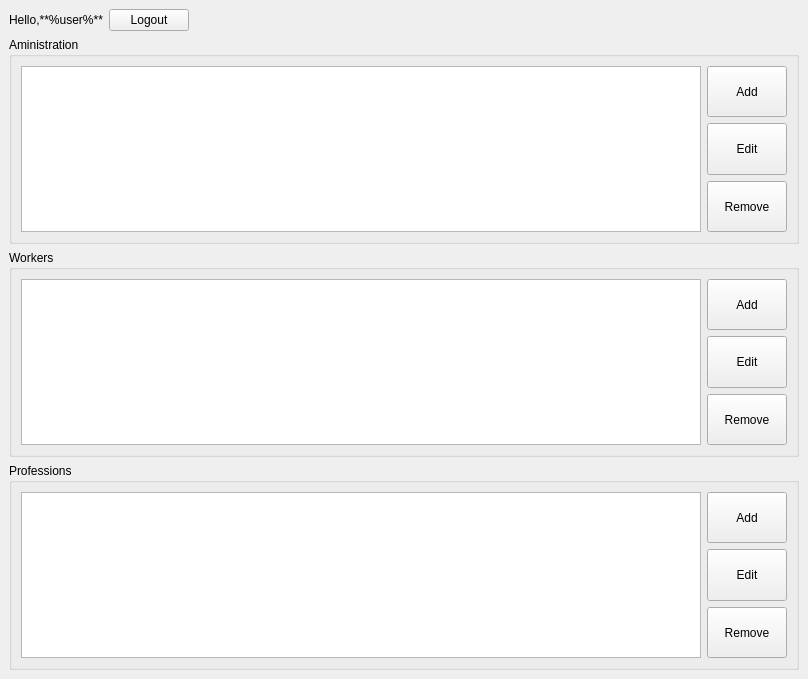
<?xml version="1.0" encoding="UTF-8"?>
<ui version="4.0">
 <class>AdministrationPanel</class>
 <widget class="QMainWindow" name="AdministrationPanel">
  <property name="geometry">
   <rect>
    <x>0</x>
    <y>0</y>
    <width>808</width>
    <height>679</height>
   </rect>
  </property>
  <property name="sizePolicy">
   <sizepolicy hsizetype="Minimum" vsizetype="Preferred">
    <horstretch>0</horstretch>
    <verstretch>0</verstretch>
   </sizepolicy>
  </property>
  <property name="minimumSize">
   <size>
    <width>808</width>
    <height>679</height>
   </size>
  </property>
  <property name="maximumSize">
   <size>
    <width>808</width>
    <height>679</height>
   </size>
  </property>
  <property name="windowTitle">
   <string>MainWindow</string>
  </property>
  <widget class="QWidget" name="centralwidget">
   <layout class="QFormLayout" name="formLayout">
    <item row="0" column="0">
     <widget class="QLabel" name="user">
      <property name="sizePolicy">
       <sizepolicy hsizetype="Maximum" vsizetype="Preferred">
        <horstretch>0</horstretch>
        <verstretch>0</verstretch>
       </sizepolicy>
      </property>
      <property name="text">
       <string>Hello,**%user%**</string>
      </property>
      <property name="textFormat">
       <enum>Qt::MarkdownText</enum>
      </property>
     </widget>
    </item>
    <item row="0" column="1">
     <widget class="QPushButton" name="btnLogout">
      <property name="sizePolicy">
       <sizepolicy hsizetype="Fixed" vsizetype="Fixed">
        <horstretch>0</horstretch>
        <verstretch>0</verstretch>
       </sizepolicy>
      </property>
      <property name="text">
       <string>Logout</string>
      </property>
     </widget>
    </item>
    <item row="1" column="0" colspan="2">
     <widget class="QGroupBox" name="administrationGroup">
      <property name="sizePolicy">
       <sizepolicy hsizetype="Preferred" vsizetype="MinimumExpanding">
        <horstretch>0</horstretch>
        <verstretch>0</verstretch>
       </sizepolicy>
      </property>
      <property name="title">
       <string>Aministration</string>
      </property>
      <layout class="QGridLayout" name="gridLayout">
       <item row="2" column="1">
        <widget class="QPushButton" name="btnRemoveAdministration">
         <property name="sizePolicy">
          <sizepolicy hsizetype="Minimum" vsizetype="Minimum">
           <horstretch>0</horstretch>
           <verstretch>0</verstretch>
          </sizepolicy>
         </property>
         <property name="text">
          <string>Remove</string>
         </property>
        </widget>
       </item>
       <item row="0" column="0" rowspan="3">
        <widget class="QTableView" name="administrationView">
         <property name="selectionMode">
          <enum>QAbstractItemView::SingleSelection</enum>
         </property>
         <property name="selectionBehavior">
          <enum>QAbstractItemView::SelectRows</enum>
         </property>
         <attribute name="horizontalHeaderCascadingSectionResizes">
          <bool>true</bool>
         </attribute>
        </widget>
       </item>
       <item row="0" column="1">
        <widget class="QPushButton" name="btnAddAdministration">
         <property name="sizePolicy">
          <sizepolicy hsizetype="Minimum" vsizetype="Minimum">
           <horstretch>0</horstretch>
           <verstretch>0</verstretch>
          </sizepolicy>
         </property>
         <property name="text">
          <string>Add</string>
         </property>
        </widget>
       </item>
       <item row="1" column="1">
        <widget class="QPushButton" name="btnEditAdministration">
         <property name="sizePolicy">
          <sizepolicy hsizetype="Minimum" vsizetype="Minimum">
           <horstretch>0</horstretch>
           <verstretch>0</verstretch>
          </sizepolicy>
         </property>
         <property name="text">
          <string>Edit</string>
         </property>
        </widget>
       </item>
      </layout>
     </widget>
    </item>
    <item row="2" column="0" colspan="2">
     <widget class="QGroupBox" name="workersGroup">
      <property name="sizePolicy">
       <sizepolicy hsizetype="Preferred" vsizetype="MinimumExpanding">
        <horstretch>0</horstretch>
        <verstretch>0</verstretch>
       </sizepolicy>
      </property>
      <property name="title">
       <string>Workers</string>
      </property>
      <layout class="QGridLayout" name="gridLayout_2">
       <item row="0" column="0" rowspan="3">
        <widget class="QTableView" name="workersView">
         <property name="selectionMode">
          <enum>QAbstractItemView::SingleSelection</enum>
         </property>
         <property name="selectionBehavior">
          <enum>QAbstractItemView::SelectRows</enum>
         </property>
         <attribute name="horizontalHeaderCascadingSectionResizes">
          <bool>true</bool>
         </attribute>
        </widget>
       </item>
       <item row="2" column="1">
        <widget class="QPushButton" name="btnRemoveWorker">
         <property name="sizePolicy">
          <sizepolicy hsizetype="Minimum" vsizetype="Minimum">
           <horstretch>0</horstretch>
           <verstretch>0</verstretch>
          </sizepolicy>
         </property>
         <property name="text">
          <string>Remove</string>
         </property>
        </widget>
       </item>
       <item row="0" column="1">
        <widget class="QPushButton" name="btnAddWorker">
         <property name="sizePolicy">
          <sizepolicy hsizetype="Minimum" vsizetype="Minimum">
           <horstretch>0</horstretch>
           <verstretch>0</verstretch>
          </sizepolicy>
         </property>
         <property name="text">
          <string>Add</string>
         </property>
        </widget>
       </item>
       <item row="1" column="1">
        <widget class="QPushButton" name="btnEditWorker">
         <property name="sizePolicy">
          <sizepolicy hsizetype="Minimum" vsizetype="Minimum">
           <horstretch>0</horstretch>
           <verstretch>0</verstretch>
          </sizepolicy>
         </property>
         <property name="text">
          <string>Edit</string>
         </property>
        </widget>
       </item>
      </layout>
     </widget>
    </item>
    <item row="3" column="0" colspan="2">
     <widget class="QGroupBox" name="professionsGroup">
      <property name="sizePolicy">
       <sizepolicy hsizetype="Preferred" vsizetype="MinimumExpanding">
        <horstretch>0</horstretch>
        <verstretch>0</verstretch>
       </sizepolicy>
      </property>
      <property name="title">
       <string>Professions</string>
      </property>
      <layout class="QGridLayout" name="gridLayout_3">
       <item row="2" column="1">
        <widget class="QPushButton" name="btnRemoveProfession">
         <property name="sizePolicy">
          <sizepolicy hsizetype="Minimum" vsizetype="Minimum">
           <horstretch>0</horstretch>
           <verstretch>0</verstretch>
          </sizepolicy>
         </property>
         <property name="text">
          <string>Remove</string>
         </property>
        </widget>
       </item>
       <item row="0" column="1">
        <widget class="QPushButton" name="btnAddProfession">
         <property name="sizePolicy">
          <sizepolicy hsizetype="Minimum" vsizetype="Minimum">
           <horstretch>0</horstretch>
           <verstretch>0</verstretch>
          </sizepolicy>
         </property>
         <property name="text">
          <string>Add</string>
         </property>
        </widget>
       </item>
       <item row="1" column="1">
        <widget class="QPushButton" name="btnEditProfession">
         <property name="sizePolicy">
          <sizepolicy hsizetype="Minimum" vsizetype="Minimum">
           <horstretch>0</horstretch>
           <verstretch>0</verstretch>
          </sizepolicy>
         </property>
         <property name="text">
          <string>Edit</string>
         </property>
        </widget>
       </item>
       <item row="0" column="0" rowspan="3">
        <widget class="QTreeView" name="professionsView">
         <property name="selectionMode">
          <enum>QAbstractItemView::SingleSelection</enum>
         </property>
         <property name="selectionBehavior">
          <enum>QAbstractItemView::SelectRows</enum>
         </property>
         <property name="headerHidden">
          <bool>true</bool>
         </property>
        </widget>
       </item>
      </layout>
     </widget>
    </item>
   </layout>
  </widget>
 </widget>
 <resources/>
 <connections>
  <connection>
   <sender>btnLogout</sender>
   <signal>clicked()</signal>
   <receiver>AdministrationPanel</receiver>
   <slot>close()</slot>
   <hints>
    <hint type="sourcelabel">
     <x>137</x>
     <y>20</y>
    </hint>
    <hint type="destinationlabel">
     <x>188</x>
     <y>20</y>
    </hint>
   </hints>
  </connection>
  <connection>
   <sender>btnAddAdministration</sender>
   <signal>clicked()</signal>
   <receiver>AdministrationPanel</receiver>
   <slot>addAdministration()</slot>
   <hints>
    <hint type="sourcelabel">
     <x>747</x>
     <y>85</y>
    </hint>
    <hint type="destinationlabel">
     <x>799</x>
     <y>31</y>
    </hint>
   </hints>
  </connection>
  <connection>
   <sender>btnEditAdministration</sender>
   <signal>clicked()</signal>
   <receiver>AdministrationPanel</receiver>
   <slot>editAdministration()</slot>
   <hints>
    <hint type="sourcelabel">
     <x>733</x>
     <y>156</y>
    </hint>
    <hint type="destinationlabel">
     <x>774</x>
     <y>14</y>
    </hint>
   </hints>
  </connection>
  <connection>
   <sender>btnRemoveAdministration</sender>
   <signal>clicked()</signal>
   <receiver>AdministrationPanel</receiver>
   <slot>removeAdministration()</slot>
   <hints>
    <hint type="sourcelabel">
     <x>740</x>
     <y>198</y>
    </hint>
    <hint type="destinationlabel">
     <x>762</x>
     <y>7</y>
    </hint>
   </hints>
  </connection>
  <connection>
   <sender>btnAddWorker</sender>
   <signal>clicked()</signal>
   <receiver>AdministrationPanel</receiver>
   <slot>addWorker()</slot>
   <hints>
    <hint type="sourcelabel">
     <x>751</x>
     <y>305</y>
    </hint>
    <hint type="destinationlabel">
     <x>698</x>
     <y>28</y>
    </hint>
   </hints>
  </connection>
  <connection>
   <sender>btnEditWorker</sender>
   <signal>clicked()</signal>
   <receiver>AdministrationPanel</receiver>
   <slot>editWorker()</slot>
   <hints>
    <hint type="sourcelabel">
     <x>743</x>
     <y>352</y>
    </hint>
    <hint type="destinationlabel">
     <x>652</x>
     <y>13</y>
    </hint>
   </hints>
  </connection>
  <connection>
   <sender>btnRemoveWorker</sender>
   <signal>clicked()</signal>
   <receiver>AdministrationPanel</receiver>
   <slot>removeWorker()</slot>
   <hints>
    <hint type="sourcelabel">
     <x>742</x>
     <y>423</y>
    </hint>
    <hint type="destinationlabel">
     <x>609</x>
     <y>29</y>
    </hint>
   </hints>
  </connection>
  <connection>
   <sender>btnAddProfession</sender>
   <signal>clicked()</signal>
   <receiver>AdministrationPanel</receiver>
   <slot>addProfession()</slot>
   <hints>
    <hint type="sourcelabel">
     <x>756</x>
     <y>525</y>
    </hint>
    <hint type="destinationlabel">
     <x>355</x>
     <y>6</y>
    </hint>
   </hints>
  </connection>
  <connection>
   <sender>btnEditProfession</sender>
   <signal>clicked()</signal>
   <receiver>AdministrationPanel</receiver>
   <slot>editProfession()</slot>
   <hints>
    <hint type="sourcelabel">
     <x>751</x>
     <y>578</y>
    </hint>
    <hint type="destinationlabel">
     <x>374</x>
     <y>18</y>
    </hint>
   </hints>
  </connection>
  <connection>
   <sender>btnRemoveProfession</sender>
   <signal>clicked()</signal>
   <receiver>AdministrationPanel</receiver>
   <slot>removeProfession()</slot>
   <hints>
    <hint type="sourcelabel">
     <x>762</x>
     <y>625</y>
    </hint>
    <hint type="destinationlabel">
     <x>446</x>
     <y>11</y>
    </hint>
   </hints>
  </connection>
 </connections>
 <slots>
  <slot>doLogout()</slot>
  <slot>addAdministration()</slot>
  <slot>addWorker()</slot>
  <slot>addProfession()</slot>
  <slot>removeAdministration()</slot>
  <slot>removeWorker()</slot>
  <slot>removeProfession()</slot>
  <slot>editAdministration()</slot>
  <slot>editWorker()</slot>
  <slot>editProfession()</slot>
 </slots>
</ui>
